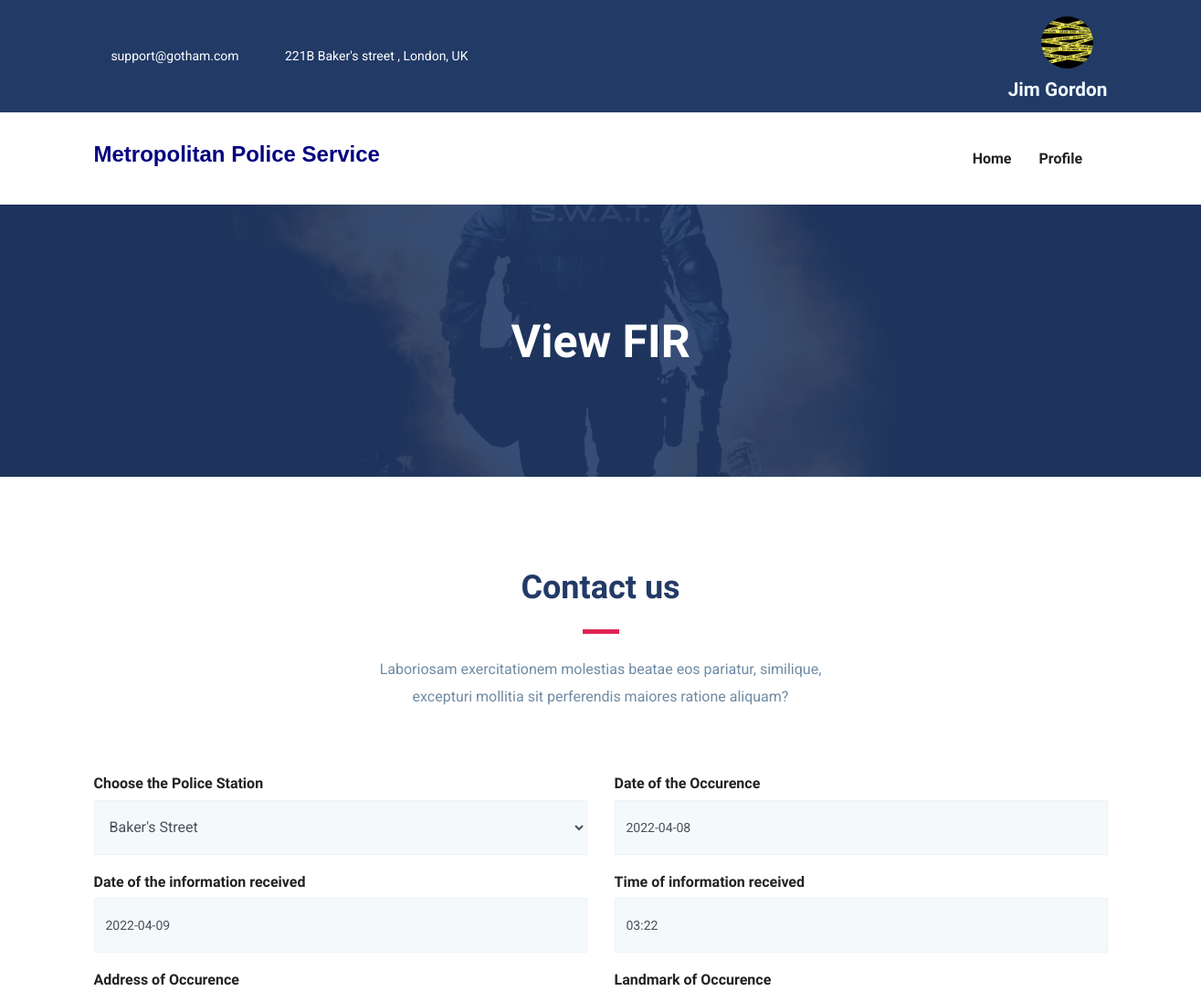
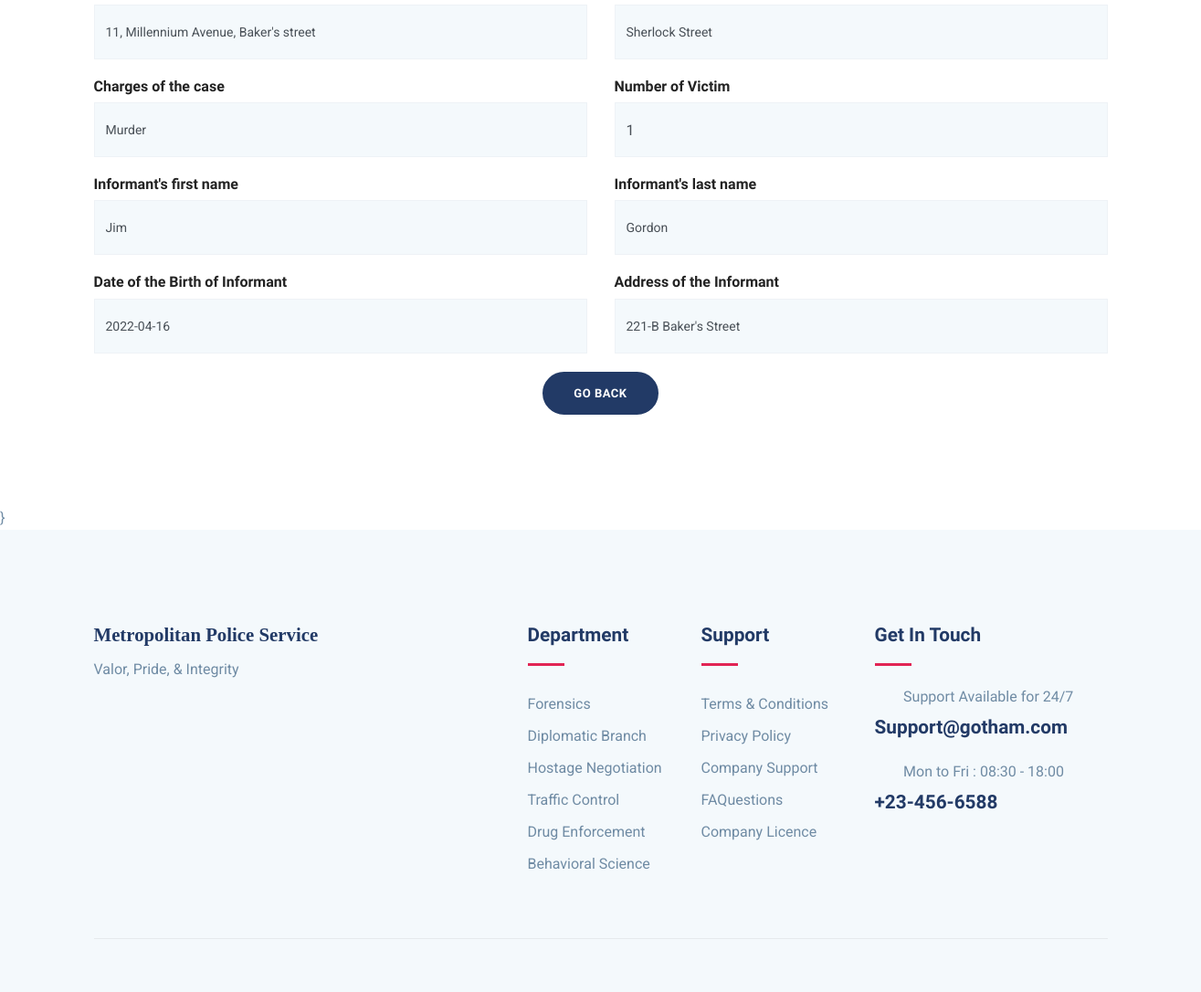
The app's page /Inspector/ins-view-one-FIR/1 (signed in) with its own data (2 pictures, top to bottom).
### Inspector/models.py (models this page shows, shortened)
class Ins(models.Model):
    fname = models.CharField(max_length=50)
    lname = models.CharField(max_length=50)
    user_id = models.CharField(max_length=20, unique=True)
    password = models.CharField(max_length=10)
    email = models.EmailField(unique=True)
    pic = models.FileField(upload_to = 'Profile', default='default.jpg')

### myapp/models.py (models this page shows, shortened)
class FIR(models.Model):
    applicant= models.ForeignKey(User,on_delete=models.CASCADE)
    police= models.ForeignKey(Station,on_delete=models.CASCADE)
    date= models.CharField(max_length=50,null=True,blank=True)
    idate= models.CharField(max_length=50)
    time= models.CharField(max_length=6)
    address= models.CharField(max_length=100)
    landmark= models.CharField(max_length=50)
    charge = models.CharField(max_length=100)
    victim = models.CharField(max_length=10, null=True,blank=True)
    ifname= models.CharField(max_length=50)
    ilname= models.CharField(max_length=50)
    dob= models.CharField(max_length=50)
    iid= models.FileField(upload_to ='Informant ID', null=True,blank=True)
    iaddress= models.CharField(max_length=100)
    evi=models.FileField(upload_to='Evidence', null = True,blank=True)
    sfname=models.CharField(max_length=50, null=True,blank=True)
    slname=models.CharField(max_length=50, null=True,blank=True)
    sdetail=models.TextField(null=True,blank=True)
    status=models.BooleanField(default=False)

class Station(models.Model):
    station = models.CharField(max_length=50)
    img = models.FileField(upload_to='Station', default='police station.jpg')
    address= models.TextField(null=True, blank=True)

### Inspector/views.py (the view)
# urls.py: path('ins-view-one-FIR/<int:pk>',views.ins_view_one_FIR,name='ins-view-one-FIR'),
def ins_view_one_FIR(request,pk):
    ins = Ins.objects.get(email=request.session['email'])
    fir=FIR.objects.get(id=pk)
    return render(request, 'ins-view-one-FIR.html',{'ins':ins,'fir':fir})

### Inspector/templates/ins-view-one-FIR.html (shortened to what this page needs)
{% extends 'ins-header.html' %}
{% load static %}
{% block content %}
<section class="page-title back-9550">
	<div class="container">
	  <div class="row">
		<div class="col-md-12">
		  <div class="block text-center">
			<h1 class="text-capitalize mb-5 text-lg">View FIR</h1>
		  </div>
		</div>
	  </div>
	</div>
  </section>
<section class="contact-form-wrap section">
    <div class="container">
        <div class="row justify-content-center">
            <div class="col-lg-6">
                <div class="section-title text-center">
                    <h2 class="text-md mb-2">Contact us</h2>
                    <div class="divider mx-auto my-4"></div>
                    <p class="mb-5">Laboriosam exercitationem molestias beatae eos pariatur, similique, excepturi mollitia sit perferendis maiores ratione aliquam?</p>
                </div>
            </div>
        </div>
        <div class="row">
            <div class="col-lg-12 col-md-12 col-sm-12">
                    <div class="row">
                        <div class="col-lg-6">
                            <div class="form-group">
                                <h6>Choose the Police Station</h6>
                                <select name="police" class="form-control" id="exampleFormControlSelect1" disabled>
                                  <option>{{fir.police.station}}</option>
                                </select>
                            </div>
                        </div>
                        <div class="col-lg-6">
                            <div class="form-group">
                                <h6>Date of the Occurence</h6>
                                <input name="date"  type="text" class="form-control" value="{{fir.date}}" disabled>
                            </div>
                        </div>
                         <div class="col-lg-6">
                            <div class="form-group">
                                <h6>Date of the information received</h6>
                                <input name="rdate"  type="text" class="form-control" value="{{fir.idate}}" disabled>
                            </div>
                        </div>
                         <div class="col-lg-6">
                            <div class="form-group">
                                <h6>Time of information received</h6>
                                <input name="time" type="text" class="form-control" value="{{fir.time}}" disabled>
                            </div>
                        </div>
                        <div class="col-lg-6">
                            <div class="form-group">
                                <h6>Address of Occurence</h6>
                                <input name="address" type="text" class="form-control" value="{{fir.address}}" disabled>
                            </div>
                        </div>
                        <div class="col-lg-6">
                            <div class="form-group">
                                <h6>Landmark of Occurence</h6>
                            <input name="landmark" type="text" class="form-control" value="{{fir.landmark}}" disabeld>
                            </div>
                        </div>
                        <div class="col-lg-6">
                            <div class="form-group">
                                <h6>Charges of the case</h6>
                                <input name="charge" type="text" class="form-control" value="{{fir.charge}}" disabled>
                            </div>
                        </div>
                        <div class="col-lg-6">
                            <div class="form-group">
                                <h6>Number of Victim</h6>
                                <input name="victim" type="number" class="form-control" value="{{fir.victim}}" disabled>
                            </div>
                        </div>
                        <div class="col-lg-6">
                            <div class="form-group">
                                <h6>Informant's first name</h6>
                                <input name="fname" type="text" class="form-control" value="{{fir.ifname}}" disabled>
                            </div>
                        </div>
                        <div class="col-lg-6">
                            <div class="form-group">
                                <h6>Informant's last name</h6>
                                <input name="lname" type="text" class="form-control" value="{{fir.ilname}}" disabled>
                            </div>
                        </div>
                        <div class="col-lg-6">
                            <div class="form-group">
                                <h6>Date of the Birth of Informant</h6>
                                <input name="dob"  type="text" class="form-control" value="{{fir.dob}}" disabled>
                            </div>
                        </div>
                        <div class="col-lg-6">
                            <div class="form-group">
                                <h6>Address of the Informant</h6>
                                <input name="info_address" type="text" value="{{fir.iaddress}}" class="form-control" disabled>
                            </div>
                        </div>
                    </div>
                    <div class="text-center">
                        <a href="{% url 'ins-view-FIR' %}" class="btn btn-main btn-round-full">GO BACK</a>
                    </div>
            </div>
        </div>
    </div>
</section>
{% endblock %}

### Inspector/templates/ins-header.html (shortened to what this page needs)
{% load static %}
<!DOCTYPE html>
<html lang="zxx">
<head>
  <link rel="stylesheet" href="{% static 'plugins/bootstrap/css/bootstrap.min.css' %}">
  <link rel="stylesheet" href="{% static 'plugins/icofont/icofont.min.css' %}">
  <link rel="stylesheet" href="{% static 'plugins/slick-carousel/slick/slick.css' %}">
  <link rel="stylesheet" href="{% static 'plugins/slick-carousel/slick/slick-theme.css' %}">
  <link rel="stylesheet" href="{% static 'css/style.css' %}">
</head>
<body id="top">
<header>
	<div class="header-top-bar">
		<div class="container">
			<div class="row align-items-center">
				<div class="col-lg-6">
					<ul class="top-bar-info list-inline-item pl-0 mb-0">
						<li class="list-inline-item"><a href="mailto:support@gmail.com"><i class="icofont-support-faq mr-2"></i>support@gotham.com</a></li>
						<li class="list-inline-item"><i class="icofont-location-pin mr-2"></i>221B Baker's street , London, UK </li>
					</ul>
				</div>
				<div class="col-lg-6">
					<div class="text-lg-right top-right-bar mt-2 mt-lg-0">
						<a class="nav-link active" href="">
							{% if ins.pic.url %}
							<img src="{{ins.pic.url}}" alt = "image placeholder" style = "border-radius: 3cm; height : 1.5cm ; width : 1.5cm;">
							{% else %}
							<img src="{% static 'default.jpg' %}" alt = "image placeholder" style = "border-radius: 3cm; height : 1.5cm ; width : 1.5cm;">
							{% endif %}
						</a>
						<span class="h4" style = "color:aliceblue">{{ins.fname}} {{ins.lname}}</span>
					</div>
				</div>
			</div>
		</div>
	</div>
	<nav class="navbar navbar-expand-lg navigation" id="navbar">
		<div class="container">
				<h3 style = "font-family: sans-serif; color : navy">Metropolitan Police Service</h3>
		  <div class="collapse navbar-collapse" id="navbarmain">
			<ul class="navbar-nav ml-auto">
			  <li class="nav-item active">
				<a class="nav-link active" href="{% url 'ins-index' %}">
					<span class="nav-link-text">Home</span>
				  </a>
			  </li>
              <li class="nav-item dropdown">
				<a class="nav-link dropdown-toggle" href="#" id="dropdown03" data-toggle="dropdown" aria-haspopup="true" aria-expanded="false">Profile<i class="icofont-thin-down"></i></a>
			  </li>
			</ul>
		  </div>
		</div>
	</nav>
</header>
{% block content %}
{% endblock %}}
<footer class="footer section gray-bg">
	<div class="container">
		<div class="row">
			<div class="col-lg-4 mr-auto col-sm-6">
				<div class="widget mb-5 mb-lg-0">
					<h4 style = " font-family:fantasy ;">Metropolitan Police Service</h4>
					<p>Valor, Pride, & Integrity</p>
					<ul class="list-inline footer-socials mt-4">
						<li class="list-inline-item"><i class="icofont-facebook"></i></li>
						<li class="list-inline-item"><i class="icofont-twitter"></i></li>
						<li class="list-inline-item"><i class="icofont-linkedin"></i></li>
					</ul>
				</div>
			</div>
			<div class="col-lg-2 col-md-6 col-sm-6">
				<div class="widget mb-5 mb-lg-0">
					<h4 class="text-capitalize mb-3">Department</h4>
					<div class="divider mb-4"></div>
					<ul class="list-unstyled footer-menu lh-35">
						<li>Forensics</li>
						<li>Diplomatic Branch</li>
						<li>Hostage Negotiation</li>
						<li>Traffic Control</li>
						<li>Drug Enforcement</li>
						<li>Behavioral Science</li>
					</ul>
				</div>
			</div>
			<div class="col-lg-2 col-md-6 col-sm-6">
				<div class="widget mb-5 mb-lg-0">
					<h4 class="text-capitalize mb-3">Support</h4>
					<div class="divider mb-4"></div>
					<ul class="list-unstyled footer-menu lh-35">
						<li><a href="#">Terms & Conditions</a></li>
						<li><a href="#">Privacy Policy</a></li>
						<li><a href="#">Company Support </a></li>
						<li><a href="#">FAQuestions</a></li>
						<li><a href="#">Company Licence</a></li>
					</ul>
				</div>
			</div>
			<div class="col-lg-3 col-md-6 col-sm-6">
				<div class="widget widget-contact mb-5 mb-lg-0">
					<h4 class="text-capitalize mb-3">Get in Touch</h4>
					<div class="divider mb-4"></div>
					<div class="footer-contact-block mb-4">
						<div class="icon d-flex align-items-center">
							<i class="icofont-email mr-3"></i>
							<span class="h6 mb-0">Support Available for 24/7</span>
						</div>
						<h4 class="mt-2">Support@gotham.com</a></h4>
					</div>
					<div class="footer-contact-block">
						<div class="icon d-flex align-items-center">
							<i class="icofont-support mr-3"></i>
							<span class="h6 mb-0">Mon to Fri : 08:30 - 18:00</span>
						</div>
						<h4 class="mt-2">+23-456-6588</h4>
					</div>
				</div>
			</div>
		</div>
		<div class="footer-btm py-4 mt-5">
		</div>
	</div>
</footer>
  </body>
  </html>

### myapp/static/css/style.css (style rules this page uses)
html { overflow-x: hidden; }
body { line-height: 1.6; font-family: "Roboto", sans-serif; -webkit-font-smoothing: antialiased; font-size: 16px; color: #6F8BA4; font-weight: 400; }
h1, .h1, h2, .h2, h3, .h3, h4, .h4, h5, .h5, h6, .h6 { font-family: "Exo", sans-serif; font-weight: 700; color: #222; }
h1, .h1 { font-size: 2.5rem; }
h2, .h2 { font-size: 44px; }
h3, .h3 { font-size: 1.5rem; }
h4, .h4 { font-size: 1.3rem; line-height: 30px; }
h6, .h6 { font-size: 1rem; }
p { line-height: 30px; }
input[type="email"], input[type="password"], input[type="text"], input[type="tel"] { box-shadow: none; height: 45px; outline: none; font-size: 14px; }
.form-control { box-shadow: none; border-radius: 0; }
.btn { display: inline-block; font-size: 14px; font-size: 0.8125rem; font-weight: 700; letter-spacing: .5px; padding: .75rem 2rem; font-family: "Exo", sans-serif; text-transform: uppercase; border-radius: 5px; border: 2px solid transparent; transition: all .35s ease; }
.btn-main { background: #223a66; color: #fff; border-color: #223a66; }
.btn-round-full { border-radius: 50px; }
.section { padding: 100px 0; }
.text-md { font-size: 2.25rem; }
.text-lg { font-size: 3.75rem; }
a { color: #222; text-decoration: none; transition: all .35s ease; }
.page-title { padding: 120px 0px 70px 0px; position: relative; }
.page-title .block h1 { color: #fff; }
.section-title { margin-bottom: 70px; }
.section-title h2 { color: #223a66; }
.text-lg { font-size: 50px; }
.gray-bg { background: #f4f9fc; }
#navbarmain { padding: 20px 0px; }
#navbarmain .nav-link { font-weight: 600; padding: 10px 15px; color: #222; font-family: "Exo", sans-serif; text-transform: capitalize; font-size: 16px; transition: all .25s ease; }
.dropdown-toggle::after { display: none; }
.header-top-bar { background: #223a66; font-size: 14px; padding: 10px 0px; box-shadow: 0 1px 2px rgba(0, 0, 0, 0.05); color: #fff; }
.top-bar-info li a { color: #fff; margin-right: 20px; }
.back-9550 { background: url("../images/bg/swat.jpg") no-repeat 50% 50%; background-size: cover; position: relative; }
.divider { width: 40px; height: 5px; background: #e12454; }
.lh-35 { line-height: 35px; }
.contact-form-wrap .form-group { margin-bottom: 20px; }
.contact-form-wrap .form-group .form-control { height: 60px; border: 1px solid #EEF2F6; box-shadow: none; width: 100%; background: #f4f9fc; }
.footer { padding-bottom: 10px; }
.widget .divider { height: 3px; }
.widget h4 { color: #223a66; }
.widget .footer-menu a { color: #6F8BA4; }
.footer-contact-block span { font-weight: 400; color: #6F8BA4; }
.footer-contact-block i { font-size: 20px; }
.footer-btm { border-top: 1px solid rgba(0, 0, 0, 0.06); }

### records on screen
Ins: pic (picture), fname "Jim", lname "Gordon"
FIR: police "Baker's Street", date "2022-04-08", rdate "2022-04-09", time "03:22", address "11, Millennium Avenue, Baker's street", landmark "Sherlock Street", charge "Murder", victim "1", fname "Jim", lname "Gordon", dob "2022-04-16", info_address "221-B Baker's Street"
